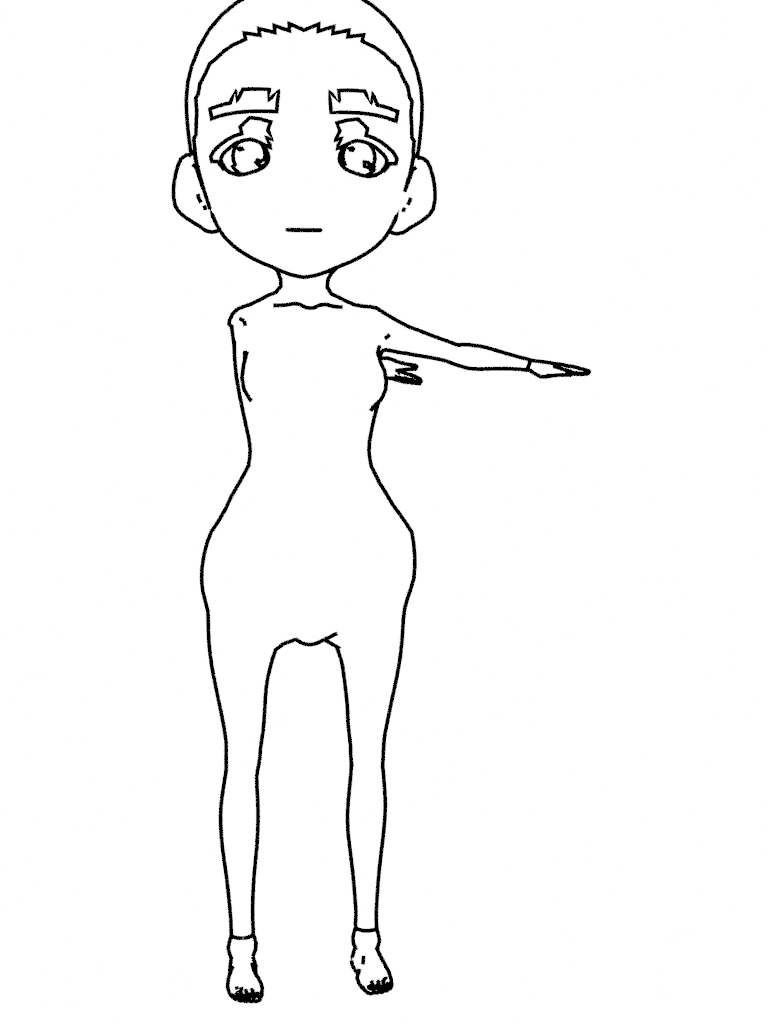
#> input picture experiments/synth/r2a/renders_v2/fem_vroid_chibi_armup_full/line.png, 768 x 1024 px, found by its file name
$ python make_sheet.py
#> lines starting #> are read from the running program, lines starting #| are printed output that depends on the picture
"""Build visual comparison sheets: line render | toon | generated variants per scene.

  genv/bin/python make_sheet.py --gen r2a/gen --renders r2a/renders_v2 \
      --out r2a/sheets --per-sheet 4
"""
import argparse
import os

from PIL import Image, ImageDraw

THUMB_H = 512


def load(fp):
    try:
        im = Image.open(fp).convert("RGB")
        return im.resize((int(im.width * THUMB_H / im.height), THUMB_H))
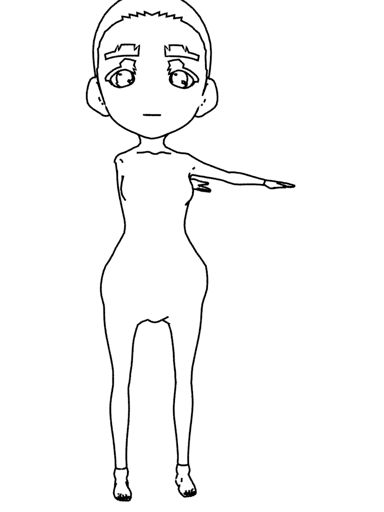
#> returned value: PIL image 384x512 RGB; min 0, max 255, mean 248.4
    except Exception:
        return None


def main():
    ap = argparse.ArgumentParser()
    ap.add_argument("--gen", default="r2a/gen")
    ap.add_argument("--renders", default="r2a/renders_v2")
    ap.add_argument("--out", default="r2a/sheets")
    ap.add_argument("--per-sheet", type=int, default=4)
    args = ap.parse_args()
    os.makedirs(args.out, exist_ok=True)

    scenes = sorted(s for s in os.listdir(args.gen)
                    if os.path.isdir(os.path.join(args.gen, s)))
    rows = []
    for scene in scenes:
        cells = [("line(3D)", load(os.path.join(args.renders, scene, "line.png"))),
                 ("toon(3D)", load(os.path.join(args.renders, scene, "toon.png")))]
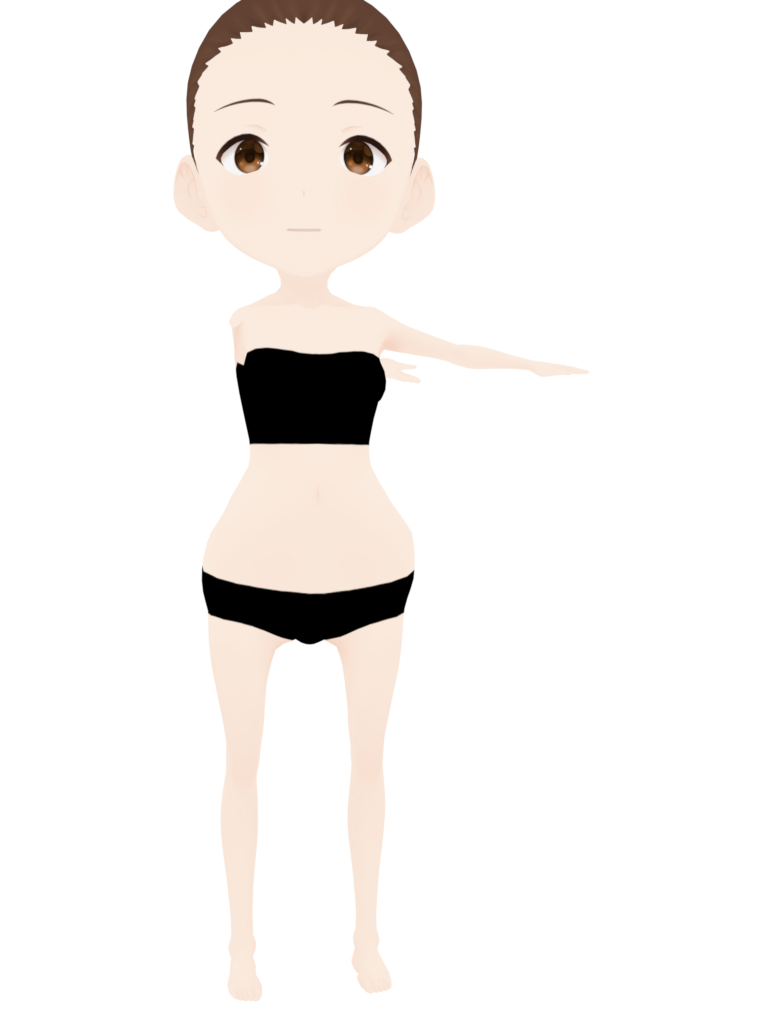
#> input picture experiments/synth/r2a/renders_v2/fem_vroid_chibi_armup_full/toon.png, 768 x 1024 px, found by its file name
        gen_files = sorted(f for f in os.listdir(os.path.join(args.gen, scene))
                           if f.endswith(".png"))
        for f in gen_files:
            cells.append((f.replace(".png", ""), load(os.path.join(args.gen, scene, f))))
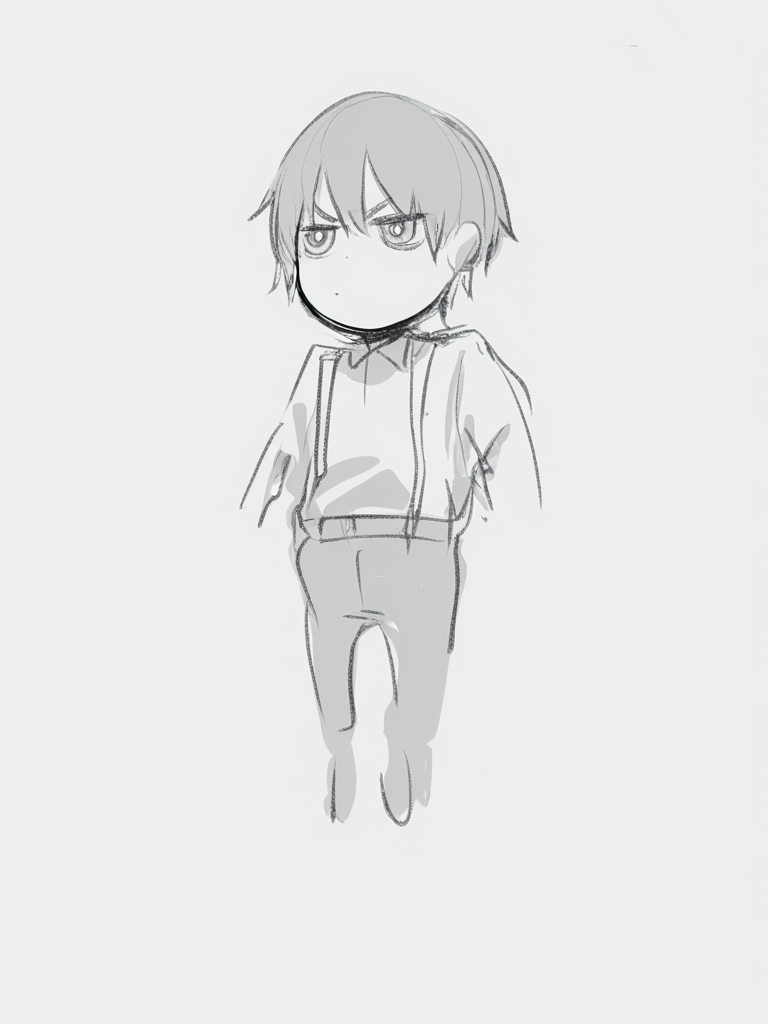
#> input picture experiments/synth/r2a/gen/seed_san_chibi_walk_full/rough_cs0p55.png, 768 x 1024 px
#> in load, im is the input picture: PIL image 768x1024 RGB; mean R, G, B 232.1, 232.3, 231.5
        cells = [(t, im) for t, im in cells if im is not None]
#> cells = 3 items
        if len(cells) > 2:
            rows.append((scene, cells))

    for si in range(0, len(rows), args.per_sheet):
        chunk = rows[si:si + args.per_sheet]
        w = max(sum(im.width + 8 for _, im in cells) for _, cells in chunk) + 8
        h = len(chunk) * (THUMB_H + 40) + 8
        sheet = Image.new("RGB", (w, h), (245, 245, 245))
        dr = ImageDraw.Draw(sheet)
        y = 8
        for scene, cells in chunk:
            x = 8
            for title, im in cells:
                sheet.paste(im, (x, y + 32))
                dr.text((x, y + 16), title, fill=(0, 0, 0))
                x += im.width + 8
            dr.text((8, y), scene, fill=(180, 0, 0))
            y += THUMB_H + 40
        fp = os.path.join(args.out, f"sheet_{si // args.per_sheet:02d}.png")
        sheet.save(fp)
        print("wrote", fp, f"({len(chunk)} scenes)")
#> this loop made 1 pass
#> (w, h) on pass 1: (1184, 1112)
#| wrote r2a/sheets/sheet_00.png (2 scenes)
#> pass 1, in main, `sheet.save(fp)`:
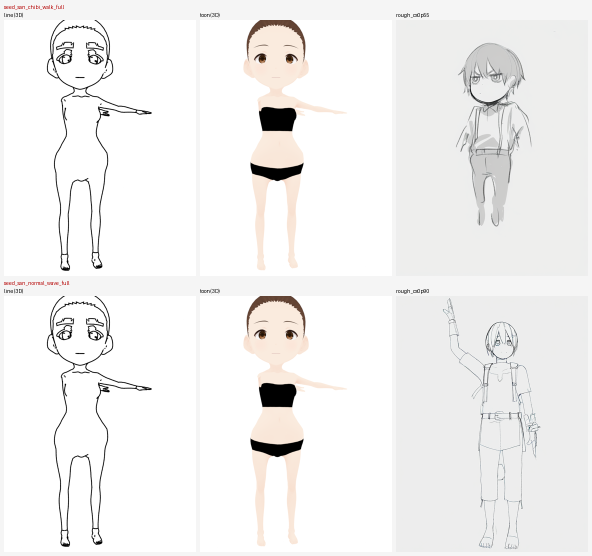
#> saved as sheet_00.png: PIL image 1184x1112 RGB (shown at 1/2 size); mean R, G, B 242.4, 241.6, 240.8


if __name__ == "__main__":
    main()
